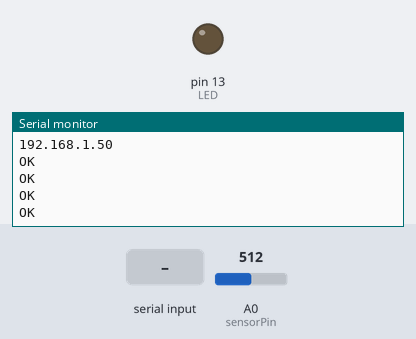
The sketch below on a simulated Arduino Uno, built with avr-gcc and run on an emulated ATmega328P. On the bench: output pins drawn as LEDs (lit = HIGH), the last lines printed to the serial monitor. Inputs (shaded band) come from the test bench; at power-on: A0 (sensorPin) = 512. The modem accepts every AT command (registered, SIM ready, sends succeed) and sends nothing else.

Above: at 17.3 s.
17.4 s: "ATE0\n" received over the second serial link
At 19.0 s:
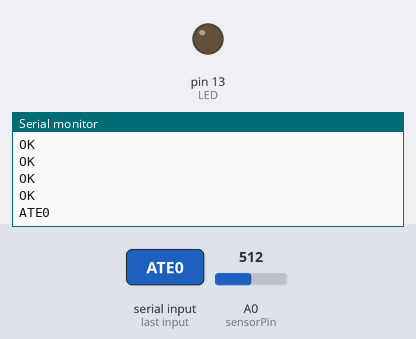
19.8 s: "LED" received over the second serial link
At 22.0 s:
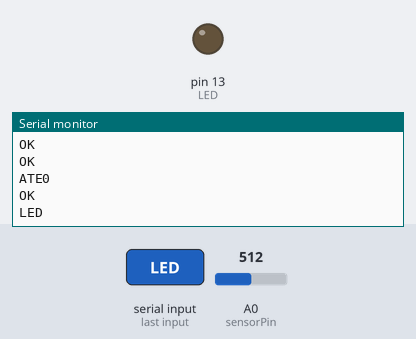
22.3 s: "ON" received over the second serial link
At 24.0 s:
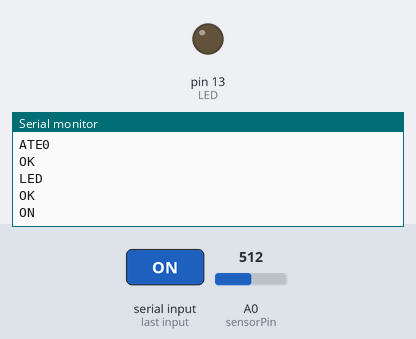

Measured:
- after the input at 17.4 s, the serial monitor: prints a new line after 1.0 s (image 1)
- after the input at 19.8 s, the serial monitor: prints a new line after 1.0 s (image 2)
- after the input at 22.3 s, the serial monitor: prints a new line after 1.0 s (image 3)

The sketch:

esp_AT_CMD_mqtt_client.ino
```cpp
/* This sketch is to create a MQTT client in Arduino Uno and allow user to publish
    and subscribe to MQTT topic
    - Sign up / log in to https://www.cloudmqtt.com/
    - Take note of Server name, User, Password and Port (we are not using the SSL port)
    - Download the sketch to the Arduino board.
    - Open serial monitor. Set the baudrate to 19200.
    - In cloudmqtt.com, go to "Connections". You should see your IP if successfully connected.
    - In cloudmqtt.com, go to "WEBSOCKET UI". In "Send Message", set "Topic" to "LED" and "Message" to "ON", click "Send" button
    - The LED on your Arduino board should turns on.
    - Set "Message" to "OFF", click "Send" button to turn off the LED
    - The sketch send the value of A0 to server every 5 seconds

    IMPORTANT:
    **** replace Wifi SSID and password in line 48 ******
    **** replace cloudmqtt username and password in line 57 ******
    **** replace cloudmqtt server and port in line 62 ******
*/

#include <SoftwareSerial.h>

#define TIMEOUT 5000 // mS
#define LED 13

SoftwareSerial mySerial(7, 6); // RX, TX
const int button = 11;
int button_state = 0;

int interval = 3000; //3 seconds
unsigned long time_now = 0;
int sensorPin = A0;    // select the input pin for the potentiometer

void setup() {
  // put your setup code here, to run once:
  pinMode(LED, OUTPUT);
  pinMode(button, INPUT);
  digitalWrite(LED, LOW);

  Serial.begin(19200);
  mySerial.begin(19200);
  Serial.println("Reset ESP....");
  SendCommand("AT+RST", "Ready"); //reset ESP
  delay(1000);
  SendCommand("AT+CWMODE=1", "OK"); //1=station mode

  //connect to wifi network
  //replace mySSID and myPassword with your wifi setting
  SendCommand("AT+CWJAP=\"mySSID\",\"myPassword\"", "OK");  //connect to wifi network

  SendCommand("AT+CIFSR", "OK");   //get ip address


  //cloudmqtt.com user setting
  //replace cloudmqtt_username and cloudmqtt_password with your cloudmqtt setting
  String userCfg = "AT+MQTTUSERCFG=0,1,\"ESP\",\"cloudmqtt_username\",\"cloudmqtt_password\",0,0,\"\"";
  SendCommand(userCfg, "ok");

  //cloudmqtt.com server and port setting
  //replace cloudmqtt_server and cloudmqtt_server_port with your cloudmqtt setting
  String conn = "AT+MQTTCONN=0,\"cloudmqtt_server\",cloudmqtt_server_port,0";
  SendCommand(conn, "ok");

  String sub = "AT+MQTTSUB=0,\"LED\",0";
  SendCommand(sub, "ok");
  //SendCommand("ATE0", "OK"); //Turn Echo off

  time_now = millis();

}

void loop() {
  String inString;
  String temp;

  while (mySerial.available() > 0) {

    inString = mySerial.readString();
    Serial.println(inString);

    if (inString.indexOf("LED") != -1) {  //check topic
      if (inString.indexOf("ON") != -1) { //check message
        digitalWrite(LED, HIGH);
        Serial.println("LED ON");
      } else if (inString.indexOf("OFF") != -1) {
        digitalWrite(LED, LOW);
        Serial.println("LED OFF");
      }
    }
  }


  if (millis() > time_now + interval)  //publish to server every 5 seconds
  {
    int sensorData = analogRead(sensorPin);

    String pub = "AT+MQTTPUB=0,\"" + String(sensorData) + "\",\"Sensor\",1,0";
    mySerial.println(pub);
    mySerial.flush();  //clear mySerial buffer
    time_now = millis();
  }
}

boolean SendCommand(String cmd, String ack) {
  mySerial.println(cmd); // Send "AT+" command to module
  if (!echoFind(ack)) // timed out waiting for ack string
    return true; // ack blank or ack found
}

boolean echoFind(String keyword) {
  byte current_char = 0;
  byte keyword_length = keyword.length();
  long deadline = millis() + TIMEOUT;
  while (millis() < deadline) {
    if (mySerial.available()) {
      char ch = mySerial.read();
      Serial.write(ch);
      if (ch == keyword[current_char])
        if (++current_char == keyword_length) {
          Serial.println();
          return true;
        }
    }
  }
  return false; // Timed out
}
```
